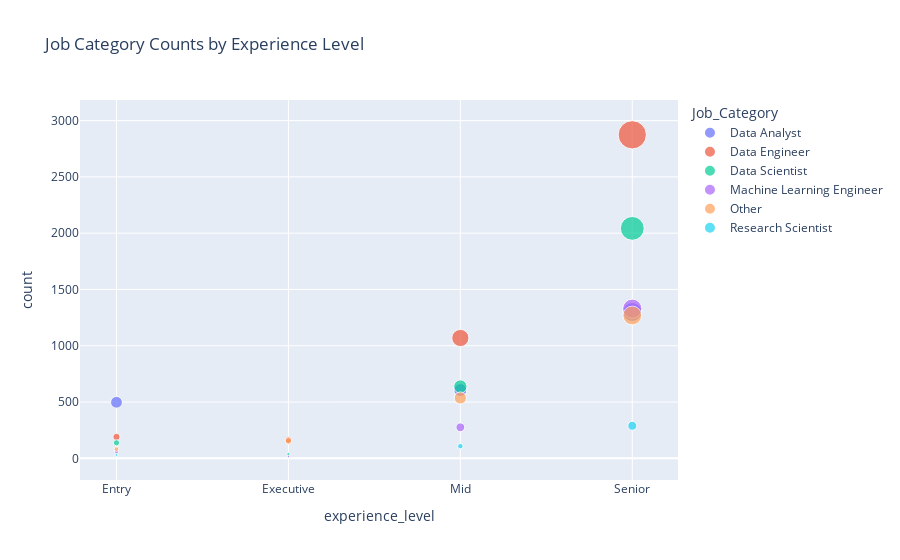

This figure's notebook cell:
### Code cell
import plotly.express as px

grouped_data = data_renamed_df.groupby(['experience_level', 'Job_Category']).size().reset_index(name='count')

fig = px.scatter(grouped_data, x='experience_level', y='count', 
                 color='Job_Category', size='count', 
                 hover_data=['count'],
                 title='Job Category Counts by Experience Level')

fig.show()

### Figure 1 — Plotly figure (JSON) as saved in the notebook; plotly's stock layout.template omitted (floating-point values rounded to 4 significant figures)
{"data": [{"hovertemplate": "Job_Category=Data Analyst<br>experience_level=%{x}<br>count=%{marker.size}<extra></extra>", "legendgroup": "Data Analyst", "marker": {"color": "#636efa", "size": [498, 20, 607, 1300], "sizemode": "area", "sizeref": 7.185, "symbol": "circle"}, "mode": "markers", "name": "Data Analyst", "orientation": "v", "showlegend": true, "type": "scatter", "x": ["Entry", "Executive", "Mid", "Senior"], "xaxis": "x", "y": [498, 20, 607, 1300], "yaxis": "y"}, {"hovertemplate": "Job_Category=Data Engineer<br>experience_level=%{x}<br>count=%{marker.size}<extra></extra>", "legendgroup": "Data Engineer", "marker": {"color": "#EF553B", "size": [190, 163, 1069, 2874], "sizemode": "area", "sizeref": 7.185, "symbol": "circle"}, "mode": "markers", "name": "Data Engineer", "orientation": "v", "showlegend": true, "type": "scatter", "x": ["Entry", "Executive", "Mid", "Senior"], "xaxis": "x", "y": [190, 163, 1069, 2874], "yaxis": "y"}, {"hovertemplate": "Job_Category=Data Scientist<br>experience_level=%{x}<br>count=%{marker.size}<extra></extra>", "legendgroup": "Data Scientist", "marker": {"color": "#00cc96", "size": [138, 38, 638, 2043], "sizemode": "area", "sizeref": 7.185, "symbol": "circle"}, "mode": "markers", "name": "Data Scientist", "orientation": "v", "showlegend": true, "type": "scatter", "x": ["Entry", "Executive", "Mid", "Senior"], "xaxis": "x", "y": [138, 38, 638, 2043], "yaxis": "y"}, {"hovertemplate": "Job_Category=Machine Learning Engineer<br>experience_level=%{x}<br>count=%{marker.size}<extra></extra>", "legendgroup": "Machine Learning Engineer", "marker": {"color": "#ab63fa", "size": [57, 18, 276, 1329], "sizemode": "area", "sizeref": 7.185, "symbol": "circle"}, "mode": "markers", "name": "Machine Learning Engineer", "orientation": "v", "showlegend": true, "type": "scatter", "x": ["Entry", "Executive", "Mid", "Senior"], "xaxis": "x", "y": [57, 18, 276, 1329], "yaxis": "y"}, {"hovertemplate": "Job_Category=Other<br>experience_level=%{x}<br>count=%{marker.size}<extra></extra>", "legendgroup": "Other", "marker": {"color": "#FFA15A", "size": [82, 155, 536, 1269], "sizemode": "area", "sizeref": 7.185, "symbol": "circle"}, "mode": "markers", "name": "Other", "orientation": "v", "showlegend": true, "type": "scatter", "x": ["Entry", "Executive", "Mid", "Senior"], "xaxis": "x", "y": [82, 155, 536, 1269], "yaxis": "y"}, {"hovertemplate": "Job_Category=Research Scientist<br>experience_level=%{x}<br>count=%{marker.size}<extra></extra>", "legendgroup": "Research Scientist", "marker": {"color": "#19d3f3", "size": [30, 3, 108, 289], "sizemode": "area", "sizeref": 7.185, "symbol": "circle"}, "mode": "markers", "name": "Research Scientist", "orientation": "v", "showlegend": true, "type": "scatter", "x": ["Entry", "Executive", "Mid", "Senior"], "xaxis": "x", "y": [30, 3, 108, 289], "yaxis": "y"}], "layout": {"legend": {"itemsizing": "constant", "title": {"text": "Job_Category"}, "tracegroupgap": 0}, "title": {"text": "Job Category Counts by Experience Level"}, "xaxis": {"anchor": "y", "domain": [0, 1], "title": {"text": "experience_level"}}, "yaxis": {"anchor": "x", "domain": [0, 1], "title": {"text": "count"}}}}
